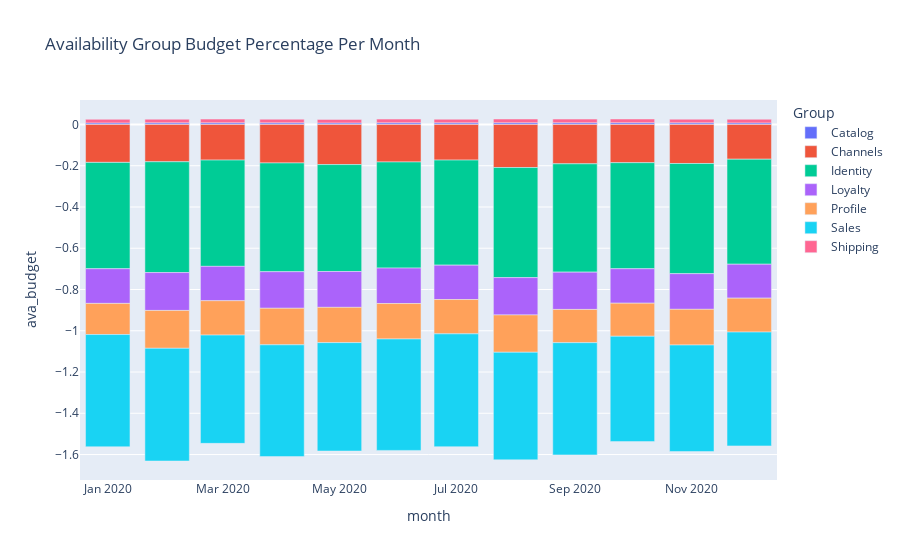

Notebook code for this chart:
### Code cell
fig = px.bar(groupdf, x="month", y="ava_budget", color="Group", title="Availability Group Budget Percentage Per Month")
fig.show()

### Figure 1 — Plotly figure (JSON) as saved in the notebook; plotly's stock layout.template omitted (floating-point values rounded to 4 significant figures)
{"data": [{"alignmentgroup": "True", "hovertemplate": "Group=Catalog<br>month=%{x}<br>ava_budget=%{y}<extra></extra>", "legendgroup": "Catalog", "marker": {"color": "#636efa"}, "name": "Catalog", "offsetgroup": "Catalog", "orientation": "v", "showlegend": true, "textposition": "auto", "type": "bar", "x": ["2020-01", "2020-02", "2020-03", "2020-04", "2020-05", "2020-06", "2020-07", "2020-08", "2020-09", "2020-10", "2020-11", "2020-12"], "xaxis": "x", "y": [0.007489, 0.007748, 0.007954, 0.007739, 0.007307, 0.007969, 0.007716, 0.008176, 0.008041, 0.008224, 0.00779, 0.007613], "yaxis": "y"}, {"alignmentgroup": "True", "hovertemplate": "Group=Channels<br>month=%{x}<br>ava_budget=%{y}<extra></extra>", "legendgroup": "Channels", "marker": {"color": "#EF553B"}, "name": "Channels", "offsetgroup": "Channels", "orientation": "v", "showlegend": true, "textposition": "auto", "type": "bar", "x": ["2020-01", "2020-02", "2020-03", "2020-04", "2020-05", "2020-06", "2020-07", "2020-08", "2020-09", "2020-10", "2020-11", "2020-12"], "xaxis": "x", "y": [-0.1839, -0.1809, -0.1728, -0.1866, -0.1944, -0.1819, -0.1728, -0.2087, -0.1909, -0.1853, -0.1892, -0.1685], "yaxis": "y"}, {"alignmentgroup": "True", "hovertemplate": "Group=Identity<br>month=%{x}<br>ava_budget=%{y}<extra></extra>", "legendgroup": "Identity", "marker": {"color": "#00cc96"}, "name": "Identity", "offsetgroup": "Identity", "orientation": "v", "showlegend": true, "textposition": "auto", "type": "bar", "x": ["2020-01", "2020-02", "2020-03", "2020-04", "2020-05", "2020-06", "2020-07", "2020-08", "2020-09", "2020-10", "2020-11", "2020-12"], "xaxis": "x", "y": [-0.5155, -0.5371, -0.5151, -0.5272, -0.5183, -0.5142, -0.5092, -0.5337, -0.5249, -0.5141, -0.534, -0.509], "yaxis": "y"}, {"alignmentgroup": "True", "hovertemplate": "Group=Loyalty<br>month=%{x}<br>ava_budget=%{y}<extra></extra>", "legendgroup": "Loyalty", "marker": {"color": "#ab63fa"}, "name": "Loyalty", "offsetgroup": "Loyalty", "orientation": "v", "showlegend": true, "textposition": "auto", "type": "bar", "x": ["2020-01", "2020-02", "2020-03", "2020-04", "2020-05", "2020-06", "2020-07", "2020-08", "2020-09", "2020-10", "2020-11", "2020-12"], "xaxis": "x", "y": [-0.1681, -0.1835, -0.1665, -0.1772, -0.1739, -0.1718, -0.1666, -0.181, -0.1809, -0.167, -0.173, -0.1644], "yaxis": "y"}, {"alignmentgroup": "True", "hovertemplate": "Group=Profile<br>month=%{x}<br>ava_budget=%{y}<extra></extra>", "legendgroup": "Profile", "marker": {"color": "#FFA15A"}, "name": "Profile", "offsetgroup": "Profile", "orientation": "v", "showlegend": true, "textposition": "auto", "type": "bar", "x": ["2020-01", "2020-02", "2020-03", "2020-04", "2020-05", "2020-06", "2020-07", "2020-08", "2020-09", "2020-10", "2020-11", "2020-12"], "xaxis": "x", "y": [-0.1509, -0.1835, -0.1665, -0.1772, -0.171, -0.1718, -0.1665, -0.181, -0.1611, -0.1602, -0.173, -0.1644], "yaxis": "y"}, {"alignmentgroup": "True", "hovertemplate": "Group=Sales<br>month=%{x}<br>ava_budget=%{y}<extra></extra>", "legendgroup": "Sales", "marker": {"color": "#19d3f3"}, "name": "Sales", "offsetgroup": "Sales", "orientation": "v", "showlegend": true, "textposition": "auto", "type": "bar", "x": ["2020-01", "2020-02", "2020-03", "2020-04", "2020-05", "2020-06", "2020-07", "2020-08", "2020-09", "2020-10", "2020-11", "2020-12"], "xaxis": "x", "y": [-0.5439, -0.5463, -0.5249, -0.5416, -0.5253, -0.5403, -0.5469, -0.5214, -0.5439, -0.5105, -0.5161, -0.5518], "yaxis": "y"}, {"alignmentgroup": "True", "hovertemplate": "Group=Shipping<br>month=%{x}<br>ava_budget=%{y}<extra></extra>", "legendgroup": "Shipping", "marker": {"color": "#FF6692"}, "name": "Shipping", "offsetgroup": "Shipping", "orientation": "v", "showlegend": true, "textposition": "auto", "type": "bar", "x": ["2020-01", "2020-02", "2020-03", "2020-04", "2020-05", "2020-06", "2020-07", "2020-08", "2020-09", "2020-10", "2020-11", "2020-12"], "xaxis": "x", "y": [0.01749, 0.01775, 0.01795, 0.01774, 0.01731, 0.01797, 0.01772, 0.01818, 0.01804, 0.01822, 0.01779, 0.01761], "yaxis": "y"}], "layout": {"barmode": "relative", "legend": {"title": {"text": "Group"}, "tracegroupgap": 0}, "title": {"text": "Availability Group Budget Percentage Per Month"}, "xaxis": {"anchor": "y", "domain": [0, 1], "title": {"text": "month"}}, "yaxis": {"anchor": "x", "domain": [0, 1], "title": {"text": "ava_budget"}}}}
